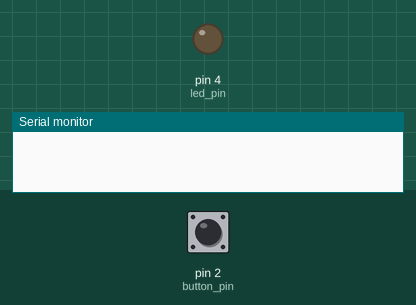
Recording of a sketch running on a simulated Arduino Uno, built with avr-gcc and run on an emulated ATmega328P. Parts: output pins drawn as LEDs (lit = HIGH), the last lines printed to the serial monitor. The inputs (shaded band) are chosen by the test bench; at power-on: pin 2 (button_pin) LOW.

Above: at 1.2 s.
1.3 s: pin 2 (button_pin) pulled HIGH for 0.15 s
At 2.4 s:
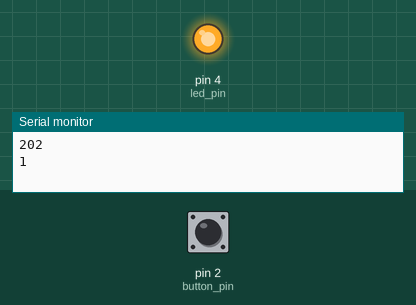
2.9 s: pin 2 (button_pin) pulled HIGH for 1 s
At 4.0 s:
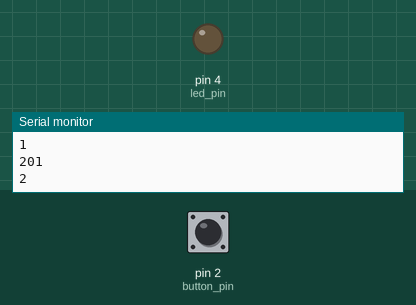
5.4 s: pin 2 (button_pin) pulled HIGH for 3.2 s
At 6.2 s:
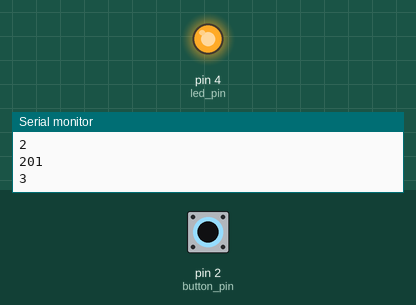
Timing chart, 0 to 8.4 s (numbered marks = the images above; inputs shaded):
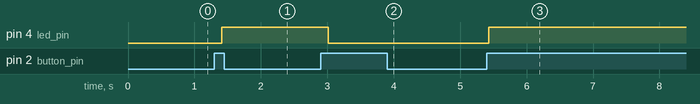

The sketch:

avaliacao_button2.ino
```cpp
int count = 0;
int button_pin = 2;
int led_pin = 4;
bool flag = false;
long timemillis = 0;
long debounce = 200;

long current = 0;

void setup() {
  pinMode(button_pin, INPUT);
  pinMode(led_pin,OUTPUT);
  Serial.begin(9600);

  attachInterrupt(digitalPinToInterrupt(button_pin),mSwitchLED, RISING);
}

void loop() {
  current = millis() - timemillis;
  if(current > debounce){

      if (flag) {
         flag = false;
         Serial.println(current);
      count++;
      Serial.println(count);
      digitalWrite(led_pin,count%2);
      }

      timemillis = millis();
  }
}

void mSwitchLED(){
  flag = true;
}
```

Measured:
- after the input at 1.3 s, pin 4 (led_pin): LOW → HIGH after 0.11 s
- after the input at 2.9 s, pin 4 (led_pin): HIGH → LOW after 0.12 s
- after the input at 5.4 s, pin 4 (led_pin): LOW → HIGH at once
